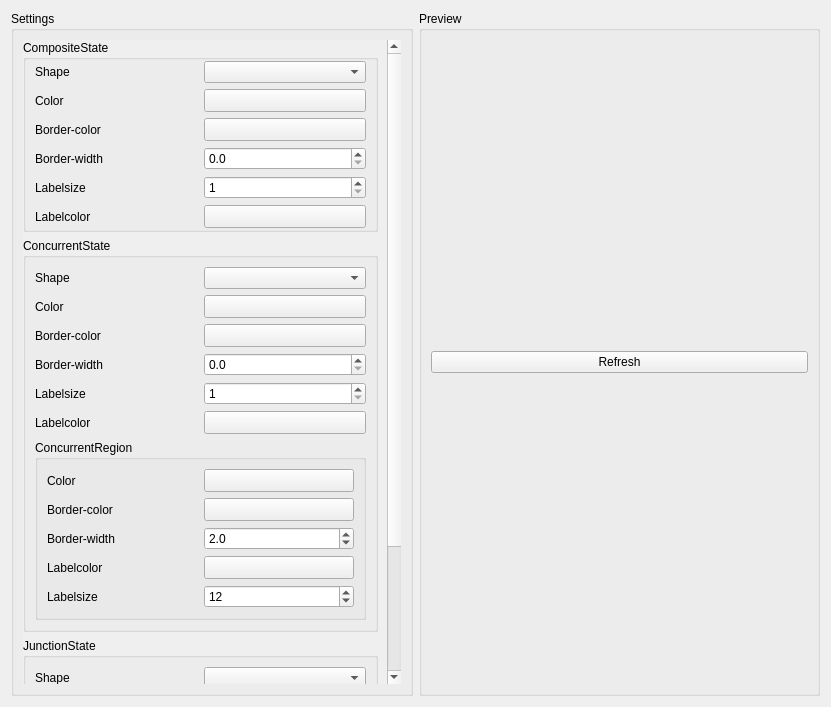
<?xml version="1.0" encoding="UTF-8"?>
<ui version="4.0">
 <class>StateMachineEditorOtherStateSettings</class>
 <widget class="QWidget" name="StateMachineEditorOtherStateSettings">
  <property name="geometry">
   <rect>
    <x>0</x>
    <y>0</y>
    <width>831</width>
    <height>707</height>
   </rect>
  </property>
  <layout class="QHBoxLayout" name="horizontalLayout">
   <item>
    <widget class="QGroupBox" name="Settings">
     <property name="title">
      <string>Settings</string>
     </property>
     <layout class="QVBoxLayout" name="verticalLayout">
      <item>
       <widget class="QScrollArea" name="scrollArea">
        <property name="sizePolicy">
         <sizepolicy hsizetype="Ignored" vsizetype="Expanding">
          <horstretch>0</horstretch>
          <verstretch>0</verstretch>
         </sizepolicy>
        </property>
        <property name="styleSheet">
         <string notr="true">QScrollArea { background: transparent; }
QScrollArea &gt; QWidget &gt; QWidget { background: transparent; }</string>
        </property>
        <property name="frameShape">
         <enum>QFrame::NoFrame</enum>
        </property>
        <property name="horizontalScrollBarPolicy">
         <enum>Qt::ScrollBarAlwaysOff</enum>
        </property>
        <property name="widgetResizable">
         <bool>true</bool>
        </property>
        <widget class="QWidget" name="scrollAreaWidgetContents">
         <property name="geometry">
          <rect>
           <x>0</x>
           <y>0</y>
           <width>367</width>
           <height>722</height>
          </rect>
         </property>
         <layout class="QVBoxLayout" name="verticalLayout_4">
          <property name="leftMargin">
           <number>0</number>
          </property>
          <property name="topMargin">
           <number>0</number>
          </property>
          <property name="bottomMargin">
           <number>0</number>
          </property>
          <item>
           <widget class="QGroupBox" name="CompositeState">
            <property name="title">
             <string>CompositeState</string>
            </property>
            <layout class="QGridLayout" name="gridLayout_2">
             <property name="topMargin">
              <number>1</number>
             </property>
             <property name="bottomMargin">
              <number>1</number>
             </property>
             <item row="4" column="0">
              <widget class="QLabel" name="CSLabelSizeLabel">
               <property name="text">
                <string>Labelsize</string>
               </property>
              </widget>
             </item>
             <item row="4" column="1">
              <widget class="QSpinBox" name="CSLabelSize">
               <property name="minimum">
                <number>1</number>
               </property>
              </widget>
             </item>
             <item row="3" column="1">
              <widget class="QDoubleSpinBox" name="CSBorderWidth">
               <property name="decimals">
                <number>1</number>
               </property>
               <property name="singleStep">
                <double>0.500000000000000</double>
               </property>
              </widget>
             </item>
             <item row="2" column="1">
              <widget class="Utils::QtColorButton" name="CSBorderColor">
               <property name="sizePolicy">
                <sizepolicy hsizetype="Ignored" vsizetype="Fixed">
                 <horstretch>0</horstretch>
                 <verstretch>0</verstretch>
                </sizepolicy>
               </property>
               <property name="text">
                <string/>
               </property>
              </widget>
             </item>
             <item row="1" column="0">
              <widget class="QLabel" name="CSColorLabel">
               <property name="text">
                <string>Color</string>
               </property>
              </widget>
             </item>
             <item row="1" column="1">
              <widget class="Utils::QtColorButton" name="CSColor">
               <property name="sizePolicy">
                <sizepolicy hsizetype="Ignored" vsizetype="Fixed">
                 <horstretch>0</horstretch>
                 <verstretch>0</verstretch>
                </sizepolicy>
               </property>
               <property name="text">
                <string/>
               </property>
              </widget>
             </item>
             <item row="0" column="0">
              <widget class="QLabel" name="SSShapeLabel">
               <property name="text">
                <string>Shape</string>
               </property>
              </widget>
             </item>
             <item row="0" column="1">
              <widget class="QComboBox" name="CSShape"/>
             </item>
             <item row="2" column="0">
              <widget class="QLabel" name="CSBorderColorLabel">
               <property name="text">
                <string>Border-color</string>
               </property>
              </widget>
             </item>
             <item row="3" column="0">
              <widget class="QLabel" name="CSBorderWidthLabel">
               <property name="text">
                <string>Border-width</string>
               </property>
              </widget>
             </item>
             <item row="5" column="0">
              <widget class="QLabel" name="CSLabelColorLabel">
               <property name="text">
                <string>Labelcolor</string>
               </property>
              </widget>
             </item>
             <item row="5" column="1">
              <widget class="Utils::QtColorButton" name="CSLabelColor">
               <property name="sizePolicy">
                <sizepolicy hsizetype="Ignored" vsizetype="Fixed">
                 <horstretch>0</horstretch>
                 <verstretch>0</verstretch>
                </sizepolicy>
               </property>
               <property name="text">
                <string/>
               </property>
              </widget>
             </item>
            </layout>
           </widget>
          </item>
          <item>
           <widget class="QGroupBox" name="ParallelState">
            <property name="title">
             <string>ConcurrentState</string>
            </property>
            <layout class="QGridLayout" name="gridLayout">
             <item row="5" column="0">
              <widget class="QLabel" name="PSLabelColorLabel">
               <property name="text">
                <string>Labelcolor</string>
               </property>
              </widget>
             </item>
             <item row="1" column="0">
              <widget class="QLabel" name="PSColorLabel">
               <property name="text">
                <string>Color</string>
               </property>
              </widget>
             </item>
             <item row="4" column="0">
              <widget class="QLabel" name="PSLabelSizeLabel">
               <property name="text">
                <string>Labelsize</string>
               </property>
              </widget>
             </item>
             <item row="5" column="1">
              <widget class="Utils::QtColorButton" name="PSLabelColor">
               <property name="sizePolicy">
                <sizepolicy hsizetype="Ignored" vsizetype="Fixed">
                 <horstretch>0</horstretch>
                 <verstretch>0</verstretch>
                </sizepolicy>
               </property>
               <property name="text">
                <string/>
               </property>
              </widget>
             </item>
             <item row="2" column="0">
              <widget class="QLabel" name="PSBorderColorLabel">
               <property name="text">
                <string>Border-color</string>
               </property>
              </widget>
             </item>
             <item row="0" column="1">
              <widget class="QComboBox" name="PSShape"/>
             </item>
             <item row="0" column="0">
              <widget class="QLabel" name="PSShapeLabel">
               <property name="text">
                <string>Shape</string>
               </property>
              </widget>
             </item>
             <item row="2" column="1">
              <widget class="Utils::QtColorButton" name="PSBorderColor">
               <property name="sizePolicy">
                <sizepolicy hsizetype="Ignored" vsizetype="Fixed">
                 <horstretch>0</horstretch>
                 <verstretch>0</verstretch>
                </sizepolicy>
               </property>
               <property name="text">
                <string/>
               </property>
              </widget>
             </item>
             <item row="4" column="1">
              <widget class="QSpinBox" name="PSLabelSize">
               <property name="minimum">
                <number>1</number>
               </property>
              </widget>
             </item>
             <item row="1" column="1">
              <widget class="Utils::QtColorButton" name="PSColor">
               <property name="sizePolicy">
                <sizepolicy hsizetype="Ignored" vsizetype="Fixed">
                 <horstretch>0</horstretch>
                 <verstretch>0</verstretch>
                </sizepolicy>
               </property>
               <property name="text">
                <string/>
               </property>
              </widget>
             </item>
             <item row="3" column="0">
              <widget class="QLabel" name="PSBorderWidthLabel">
               <property name="text">
                <string>Border-width</string>
               </property>
              </widget>
             </item>
             <item row="3" column="1">
              <widget class="QDoubleSpinBox" name="PSBorderWidth">
               <property name="decimals">
                <number>1</number>
               </property>
               <property name="singleStep">
                <double>0.500000000000000</double>
               </property>
              </widget>
             </item>
             <item row="6" column="0" colspan="2">
              <widget class="QGroupBox" name="ConcurrentRegion">
               <property name="title">
                <string>ConcurrentRegion</string>
               </property>
               <layout class="QGridLayout" name="gridLayout_4">
                <item row="4" column="0">
                 <widget class="QLabel" name="CRLabelSizeLabel">
                  <property name="text">
                   <string>Labelsize</string>
                  </property>
                 </widget>
                </item>
                <item row="3" column="0">
                 <widget class="QLabel" name="CRLabelColorLabel">
                  <property name="text">
                   <string>Labelcolor</string>
                  </property>
                 </widget>
                </item>
                <item row="0" column="0">
                 <widget class="QLabel" name="CRColorLabel">
                  <property name="text">
                   <string>Color</string>
                  </property>
                 </widget>
                </item>
                <item row="2" column="0">
                 <widget class="QLabel" name="CRBorderWidthLabel">
                  <property name="text">
                   <string>Border-width</string>
                  </property>
                 </widget>
                </item>
                <item row="1" column="0">
                 <widget class="QLabel" name="CRBorderColorLabel">
                  <property name="text">
                   <string>Border-color</string>
                  </property>
                 </widget>
                </item>
                <item row="1" column="1">
                 <widget class="Utils::QtColorButton" name="CRBorderColor">
                  <property name="sizePolicy">
                   <sizepolicy hsizetype="Ignored" vsizetype="Fixed">
                    <horstretch>0</horstretch>
                    <verstretch>0</verstretch>
                   </sizepolicy>
                  </property>
                  <property name="text">
                   <string/>
                  </property>
                 </widget>
                </item>
                <item row="0" column="1">
                 <widget class="Utils::QtColorButton" name="CRColor">
                  <property name="sizePolicy">
                   <sizepolicy hsizetype="Ignored" vsizetype="Fixed">
                    <horstretch>0</horstretch>
                    <verstretch>0</verstretch>
                   </sizepolicy>
                  </property>
                  <property name="text">
                   <string/>
                  </property>
                 </widget>
                </item>
                <item row="2" column="1">
                 <widget class="QDoubleSpinBox" name="CRBorderWidth">
                  <property name="decimals">
                   <number>1</number>
                  </property>
                  <property name="singleStep">
                   <double>0.500000000000000</double>
                  </property>
                  <property name="value">
                   <double>2.000000000000000</double>
                  </property>
                 </widget>
                </item>
                <item row="3" column="1">
                 <widget class="Utils::QtColorButton" name="CRLabelColor">
                  <property name="sizePolicy">
                   <sizepolicy hsizetype="Ignored" vsizetype="Fixed">
                    <horstretch>0</horstretch>
                    <verstretch>0</verstretch>
                   </sizepolicy>
                  </property>
                  <property name="text">
                   <string/>
                  </property>
                 </widget>
                </item>
                <item row="4" column="1">
                 <widget class="QSpinBox" name="CRLabelSize">
                  <property name="value">
                   <number>12</number>
                  </property>
                 </widget>
                </item>
               </layout>
              </widget>
             </item>
            </layout>
           </widget>
          </item>
          <item>
           <widget class="QGroupBox" name="JunctionState">
            <property name="title">
             <string>JunctionState</string>
            </property>
            <layout class="QGridLayout" name="gridLayout_3">
             <item row="0" column="0">
              <widget class="QLabel" name="JSShapeLabel">
               <property name="text">
                <string>Shape</string>
               </property>
              </widget>
             </item>
             <item row="0" column="1">
              <widget class="QComboBox" name="JSShape"/>
             </item>
             <item row="1" column="0">
              <widget class="QLabel" name="JSColorLabel">
               <property name="text">
                <string>Color</string>
               </property>
              </widget>
             </item>
             <item row="1" column="1">
              <widget class="Utils::QtColorButton" name="JSColor">
               <property name="sizePolicy">
                <sizepolicy hsizetype="Ignored" vsizetype="Fixed">
                 <horstretch>0</horstretch>
                 <verstretch>0</verstretch>
                </sizepolicy>
               </property>
               <property name="text">
                <string/>
               </property>
              </widget>
             </item>
             <item row="2" column="0">
              <widget class="QLabel" name="JSBorderColorLabel">
               <property name="text">
                <string>Border-color</string>
               </property>
              </widget>
             </item>
             <item row="2" column="1">
              <widget class="Utils::QtColorButton" name="JSBorderColor">
               <property name="sizePolicy">
                <sizepolicy hsizetype="Ignored" vsizetype="Fixed">
                 <horstretch>0</horstretch>
                 <verstretch>0</verstretch>
                </sizepolicy>
               </property>
               <property name="text">
                <string/>
               </property>
              </widget>
             </item>
             <item row="3" column="0">
              <widget class="QLabel" name="JSBorderWidthLabel">
               <property name="text">
                <string>Border-width</string>
               </property>
              </widget>
             </item>
             <item row="3" column="1">
              <widget class="QDoubleSpinBox" name="JSBorderWidth">
               <property name="decimals">
                <number>1</number>
               </property>
               <property name="singleStep">
                <double>0.500000000000000</double>
               </property>
              </widget>
             </item>
             <item row="4" column="0">
              <widget class="QLabel" name="JSLabelSizeLabel">
               <property name="text">
                <string>Labelsize</string>
               </property>
              </widget>
             </item>
             <item row="4" column="1">
              <widget class="QSpinBox" name="JSLabelSize">
               <property name="minimum">
                <number>1</number>
               </property>
              </widget>
             </item>
             <item row="5" column="0">
              <widget class="QLabel" name="JSLabelColorLabel">
               <property name="text">
                <string>Labelcolor</string>
               </property>
              </widget>
             </item>
             <item row="5" column="1">
              <widget class="Utils::QtColorButton" name="JSLabelColor">
               <property name="sizePolicy">
                <sizepolicy hsizetype="Ignored" vsizetype="Fixed">
                 <horstretch>0</horstretch>
                 <verstretch>0</verstretch>
                </sizepolicy>
               </property>
               <property name="text">
                <string/>
               </property>
              </widget>
             </item>
            </layout>
           </widget>
          </item>
          <item>
           <spacer name="verticalSpacer">
            <property name="orientation">
             <enum>Qt::Vertical</enum>
            </property>
            <property name="sizeHint" stdset="0">
             <size>
              <width>20</width>
              <height>40</height>
             </size>
            </property>
           </spacer>
          </item>
         </layout>
        </widget>
       </widget>
      </item>
     </layout>
    </widget>
   </item>
   <item>
    <widget class="QGroupBox" name="Preview">
     <property name="title">
      <string>Preview</string>
     </property>
     <layout class="QVBoxLayout" name="verticalLayout_2">
      <item>
       <layout class="QVBoxLayout" name="PreviewLayout"/>
      </item>
      <item>
       <widget class="QPushButton" name="refresh">
        <property name="text">
         <string>Refresh</string>
        </property>
       </widget>
      </item>
     </layout>
    </widget>
   </item>
  </layout>
 </widget>
 <customwidgets>
  <customwidget>
   <class>Utils::QtColorButton</class>
   <extends>QToolButton</extends>
   <header location="global">utils/qtcolorbutton.h</header>
  </customwidget>
 </customwidgets>
 <resources/>
 <connections/>
</ui>
